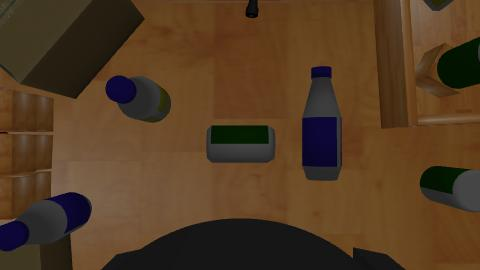
%> input picture imgs/rgb.jpg, 480 x 270 px
$ octave main.m   (GNU Octave 9; MATLAB toolbox functions it lacks are replaced by stand-ins)
%> lines starting %> are read from the running program, lines starting %| are printed output that depends on the picture; in (x1, y1, x2, y2) boxes, pixels count from 0 and x2, y2 are one past the last pixel; in counts of white or black regions, pixels touching at a corner belong together; the program's own positions count from 1
### getAxis.m
function [axes, ptsCloud] = getAxis(img, I)
    w = warning ('on','all');
    warning(w)

    % Load images ----------
    %img = imread('imgs/rgb.jpg'); % RGB image
    %I = imread('imgs/depth.jpg'); % Intensity images  1 Channel

    % Low Pass Filter (sigma = 2)
    I = imgaussfilt(I, 2);

    %% Get Regions

    BW = imbinarize(I, 0.76); % Experimental threshold
    imshow(BW);
    % Clean iamge
    BW = uint8(BW) * 255;

    SE = strel("square", 2);
    BW = imdilate(BW, SE);

    iminvert = @(I) 255 - I;  % Invert Uint8 imgs
    BW = iminvert(BW);
    BW = imclearborder(BW);
    imshow(BW);
    title("Threshold depth image");
    %% Region Properties

    BW_region = BW ~= 0; % Re binarize img

    s = regionprops(BW_region, "BoundingBox");
    bbox = cat(1, s.BoundingBox);

    imshow(img);
    hold on;
    drawBoxes(bbox);
    axis on;

    hold off;
    %% Create a Point cloud
    % Create a point cloud from the 3-D caracterization of the space from the RGB-D
    % sensor raw images. Each ROI is based in the segmentation process before.

    % Get cylinder model
    [amount_eoi, cols_amount] = size(bbox);

    axes = zeros(amount_eoi, 6, "double");  % EOI x Properties(x1, y1, z1, x2, y2, z2)


    % get de pc of the RGB image
    [pts] = createPC(img, I);
    % [5 lines of commented-out code are left out]

    hold on;

    ptsCloud = pts;

    for boxID = 1 : amount_eoi
        model = getMeshFromROI(img, I, BW_region, bbox( boxID, :), 0.02);

        center = model.Center;
        orientation = model.Orientation;

        % Positons for the axis
        r_0 = center + orientation;
        r_1 = center - orientation;

        ref_axis_pts = [r_0; r_1];
        X = ref_axis_pts(:, 1);
        Y = ref_axis_pts(:, 2);
        Z = ref_axis_pts(:, 3);

        % plot3(X, Y, Z, "LineWidth",3, "Color","red");
        % hold off;
        %% Locate the axis in the img

        box_interest = bbox(boxID, 1:4); % Get a box from a ROI


        [Ymax, Xmax, chan] = size(img);

        % Corner of box --------
        box_roi_X = box_interest(1) - Xmax / 2;
        box_roi_Y = Ymax -  box_interest(2) - box_interest(4);

        box_corner = [box_roi_X, box_roi_Y];

        hold on;

        % Draw the axis v:

        center = model.Center;
        orientation = model.Height * model.Orientation / (norm(model.Orientation));

        % Reflection in xy-plane
        center = center + [box_corner 0];
        % Extremes of axis
        p_0 = (center - orientation) .* [1, 1, -1]; % Reflection z
        p_1 = (center + orientation) .* [1, 1, -1]; % Reflection z

        axis_x = [p_0(1), p_1(1)];
        axis_y = [p_0(2), p_1(2)];
        axis_z = [p_0(3), p_1(3)];

        %plot3(axis_x, axis_y, axis_z, "LineWidth", 5);


        % Final Axis
        axes(boxID, :) = [ ...
            axis_x(1), axis_y(1),axis_z(1), ...
            axis_x(2), axis_y(2),axis_z(2)];


    end
    % hold off;
end

### drawBoxes.m
function drawBoxes(bbox)
%UNTITLED Summary of this function goes here
%   Detailed explanation goes here

boxes = zeros(1, length(bbox));

[R, C] = size(bbox);
for i = 1:R
    h = images.roi.Rectangle(gca, 'Position', bbox(i, :));
end

end

### main.m
clear; clc; close all;

%% Import image
img = imread('imgs/rgb.jpg'); % RGB image
%> img is the input picture: size 270x480x3 uint8; mean R, G, B 82.9, 58.8, 34.8
I = imread('imgs/depth.jpg'); % Intensity images  1 Channel
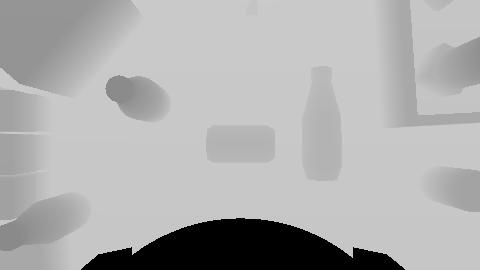
%> input picture imgs/depth.jpg, 480 x 270 px
%> I is the input picture: size 270x480 uint8; min 0, max 233, mean 174.3

%% Axes Definition

[axes, ptsCloud] = getAxis(img, I);
%> in getAxis, `BW = imbinarize(I, 0.76);`:
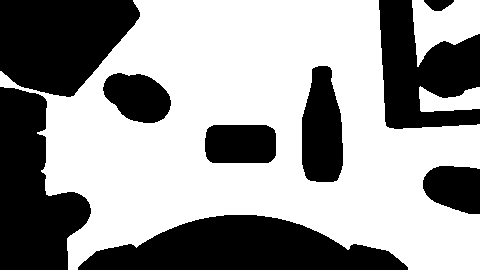
%> BW: size 270x480 logical; 59.8% white; 9 black regions, largest, box (x1, y1, x2, y2) and area: (78, 215, 408, 270) 11627, (0, 87, 91, 270) 10555, (0, 0, 140, 97) 10235
%> in getAxis, `BW = imdilate(BW, SE);`:
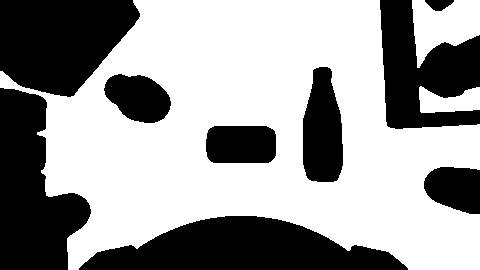
%> BW: size 270x480 uint8; 60.9% white; 9 black regions, largest, box (x1, y1, x2, y2) and area: (79, 216, 408, 270) 11233, (0, 88, 91, 270) 10443, (0, 0, 140, 97) 10202
%> in getAxis, `BW = imclearborder(BW);`:
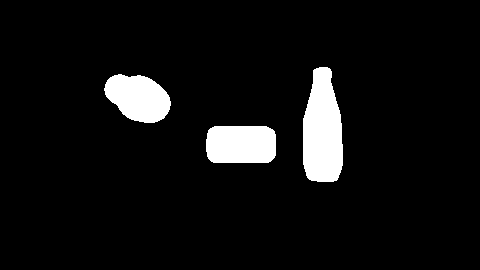
%> BW: size 270x480 uint8; 6.6% white; 3 white regions, box (x1, y1, x2, y2) and area: (303, 67, 343, 182) 3680, (206, 126, 276, 163) 2477, (104, 74, 171, 123) 2353
%> in getAxis, `BW_region = BW ~= 0;`: BW_region: size 270x480 logical; 6.6% white; 3 white regions
%> in getAxis, `s = regionprops(BW_region, "BoundingBox");`: s = 3 regions; box (x1, y1, x2, y2): (104, 74, 171, 123), (206, 126, 276, 163), (303, 67, 343, 182)
%> in getAxis, `bbox = cat(1, s.BoundingBox);`: bbox = [104.5 74.5 67 49; 206.5 126.5 70 37; 303.5 67.5 40 115]
%> in drawBoxes, `[R, C] = size(bbox);`: R = 3; C = 4
%> the loop in drawBoxes, `for i = 1:R` made 1 pass
%> the run ends on the next line
